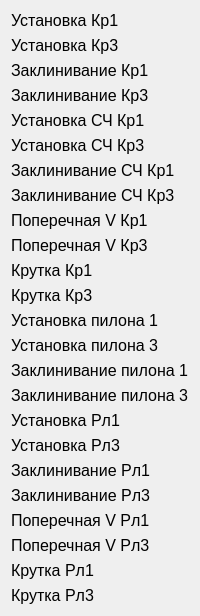
     <widget class="QWidget" name="layoutWidget">
      <property name="geometry">
       <rect>
        <x>30</x>
        <y>180</y>
        <width>191</width>
        <height>461</height>
       </rect>
      </property>
      <layout class="QVBoxLayout" name="verticalLayout_41">
       <item>
        <widget class="QLabel" name="label_63">
         <property name="font">
          <font>
           <pointsize>12</pointsize>
          </font>
         </property>
         <property name="text">
          <string>Установка Кр1</string>
         </property>
        </widget>
       </item>
       <item>
        <widget class="QLabel" name="label_64">
         <property name="font">
          <font>
           <pointsize>12</pointsize>
          </font>
         </property>
         <property name="text">
          <string>Установка Кр3</string>
         </property>
        </widget>
       </item>
       <item>
        <widget class="QLabel" name="label_65">
         <property name="font">
          <font>
           <pointsize>12</pointsize>
          </font>
         </property>
         <property name="text">
          <string>Заклинивание Кр1</string>
         </property>
        </widget>
       </item>
       <item>
        <widget class="QLabel" name="label_66">
         <property name="font">
          <font>
           <pointsize>12</pointsize>
          </font>
         </property>
         <property name="text">
          <string>Заклинивание Кр3</string>
         </property>
        </widget>
       </item>
       <item>
        <widget class="QLabel" name="label_67">
         <property name="font">
          <font>
           <pointsize>12</pointsize>
          </font>
         </property>
         <property name="text">
          <string>Установка СЧ Кр1</string>
         </property>
        </widget>
       </item>
       <item>
        <widget class="QLabel" name="label_140">
         <property name="font">
          <font>
           <pointsize>12</pointsize>
          </font>
         </property>
         <property name="text">
          <string>Установка СЧ Кр3</string>
         </property>
        </widget>
       </item>
       <item>
        <widget class="QLabel" name="label_141">
         <property name="font">
          <font>
           <pointsize>12</pointsize>
          </font>
         </property>
         <property name="text">
          <string>Заклинивание СЧ Кр1</string>
         </property>
        </widget>
       </item>
       <item>
        <widget class="QLabel" name="label_139">
         <property name="font">
          <font>
           <pointsize>12</pointsize>
          </font>
         </property>
         <property name="text">
          <string>Заклинивание СЧ Кр3</string>
         </property>
        </widget>
       </item>
       <item>
        <widget class="QLabel" name="label_137">
         <property name="font">
          <font>
           <pointsize>12</pointsize>
          </font>
         </property>
         <property name="text">
          <string>Поперечная V Кр1</string>
         </property>
        </widget>
       </item>
       <item>
        <widget class="QLabel" name="label_142">
         <property name="font">
          <font>
           <pointsize>12</pointsize>
          </font>
         </property>
         <property name="text">
          <string>Поперечная V Кр3</string>
         </property>
        </widget>
       </item>
       <item>
        <widget class="QLabel" name="label_136">
         <property name="font">
          <font>
           <pointsize>12</pointsize>
          </font>
         </property>
         <property name="text">
          <string>Крутка Кр1</string>
         </property>
        </widget>
       </item>
       <item>
        <widget class="QLabel" name="label_135">
         <property name="font">
          <font>
           <pointsize>12</pointsize>
          </font>
         </property>
         <property name="text">
          <string>Крутка Кр3</string>
         </property>
        </widget>
       </item>
       <item>
        <widget class="QLabel" name="label_138">
         <property name="font">
          <font>
           <pointsize>12</pointsize>
          </font>
         </property>
         <property name="text">
          <string>Установка пилона 1</string>
         </property>
        </widget>
       </item>
       <item>
        <widget class="QLabel" name="label_148">
         <property name="font">
          <font>
           <pointsize>12</pointsize>
          </font>
         </property>
         <property name="text">
          <string>Установка пилона 3</string>
         </property>
        </widget>
       </item>
       <item>
        <widget class="QLabel" name="label_149">
         <property name="font">
          <font>
           <pointsize>12</pointsize>
          </font>
         </property>
         <property name="text">
          <string>Заклинивание пилона 1</string>
         </property>
        </widget>
       </item>
       <item>
        <widget class="QLabel" name="label_147">
         <property name="font">
          <font>
           <pointsize>12</pointsize>
          </font>
         </property>
         <property name="text">
          <string>Заклинивание пилона 3</string>
         </property>
        </widget>
       </item>
       <item>
        <widget class="QLabel" name="label_145">
         <property name="font">
          <font>
           <pointsize>12</pointsize>
          </font>
         </property>
         <property name="text">
          <string>Установка Рл1</string>
         </property>
        </widget>
       </item>
       <item>
        <widget class="QLabel" name="label_150">
         <property name="font">
          <font>
           <pointsize>12</pointsize>
          </font>
         </property>
         <property name="text">
          <string>Установка Рл3</string>
         </property>
        </widget>
       </item>
       <item>
        <widget class="QLabel" name="label_144">
         <property name="font">
          <font>
           <pointsize>12</pointsize>
          </font>
         </property>
         <property name="text">
          <string>Заклинивание Рл1</string>
         </property>
        </widget>
       </item>
       <item>
        <widget class="QLabel" name="label_143">
         <property name="font">
          <font>
           <pointsize>12</pointsize>
          </font>
         </property>
         <property name="text">
          <string>Заклинивание Рл3</string>
         </property>
        </widget>
       </item>
       <item>
        <widget class="QLabel" name="label_146">
         <property name="font">
          <font>
           <pointsize>12</pointsize>
          </font>
         </property>
         <property name="text">
          <string>Поперечная V Рл1</string>
         </property>
        </widget>
       </item>
       <item>
        <widget class="QLabel" name="label_151">
         <property name="font">
          <font>
           <pointsize>12</pointsize>
          </font>
         </property>
         <property name="text">
          <string>Поперечная V Рл3</string>
         </property>
        </widget>
       </item>
       <item>
        <widget class="QLabel" name="label_152">
         <property name="font">
          <font>
           <pointsize>12</pointsize>
          </font>
         </property>
         <property name="text">
          <string>Крутка Рл1</string>
         </property>
        </widget>
       </item>
       <item>
        <widget class="QLabel" name="label_153">
         <property name="font">
          <font>
           <pointsize>12</pointsize>
          </font>
         </property>
         <property name="text">
          <string>Крутка Рл3</string>
         </property>
        </widget>
       </item>
      </layout>
     </widget>
